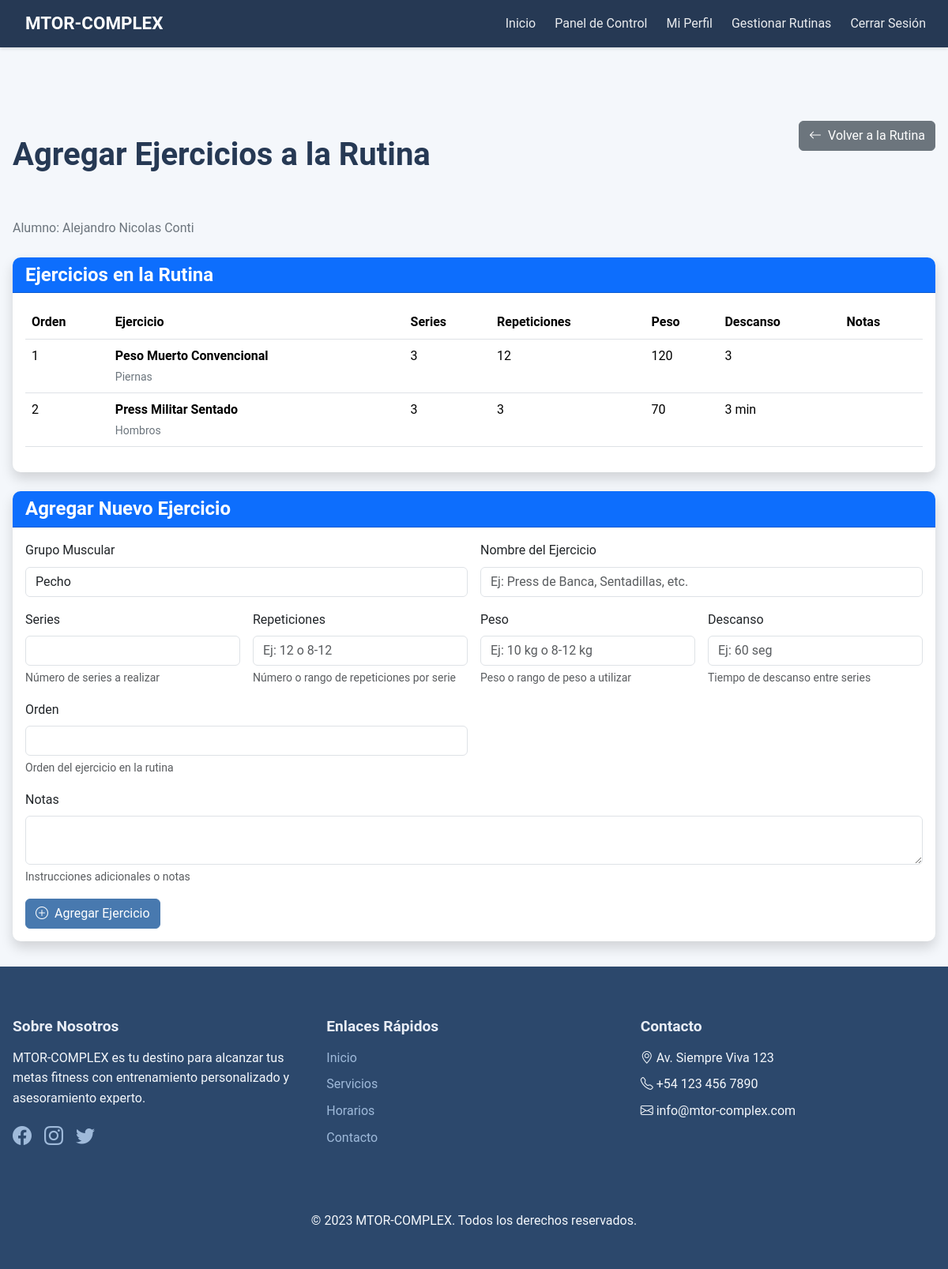
The app's page /gimnasio/profesor/rutina/1/ejercicios/ (signed in) with its own data.
### gimnasio/models.py (models this page shows, shortened)
class Rutina(models.Model):
    nombre = models.CharField(max_length=100, default='Nueva Rutina')
    descripcion = models.TextField(blank=True)
    alumno = models.ForeignKey(Alumno, on_delete=models.CASCADE, related_name='rutinas')
    profesor = models.ForeignKey(User, on_delete=models.CASCADE, related_name='rutinas_asignadas')
    fecha_creacion = models.DateTimeField(auto_now_add=True)
    fecha_actualizacion = models.DateTimeField(auto_now=True)
    ejercicios = models.ManyToManyField(Ejercicio, through='RutinaEjercicio')
    activa = models.BooleanField(default=True)
    class Meta:
        verbose_name = "Rutina"
        verbose_name_plural = "Rutinas"
        ordering = ['-fecha_creacion']

class Alumno(models.Model):
    usuario = models.OneToOneField(User, on_delete=models.CASCADE)
    nombre = models.CharField(max_length=100)
    edad = models.IntegerField()
    altura = models.FloatField(help_text='Altura en centímetros')
    peso = models.FloatField(help_text='Peso en kilogramos')
    fecha_registro = models.DateTimeField(auto_now_add=True)
    activo = models.BooleanField(default=True)
    profesor = models.ForeignKey(
        User,
        on_delete=models.SET_NULL,
        null=True,
        blank=True,
        related_name='alumnos_asignados'
    )
    dias_asistencia = models.ManyToManyField(DiaAsistencia, blank=True)
    class Meta:
        verbose_name = "Alumno"
        verbose_name_plural = "Alumnos"
        ordering = ['nombre']

class RutinaEjercicio(models.Model):
    rutina = models.ForeignKey(Rutina, on_delete=models.CASCADE)
    ejercicio = models.ForeignKey(Ejercicio, on_delete=models.CASCADE)
    series = models.IntegerField()
    repeticiones = models.CharField(max_length=50)  # Permite rangos como "8-12"
    peso = models.CharField(max_length=50, blank=True)  # Permite rangos o "Peso corporal"
    descanso = models.CharField(max_length=50)  # Ejemplo: "60 segundos"
    orden = models.IntegerField()
    notas = models.TextField(blank=True)
    class Meta:
        verbose_name = "Ejercicio de Rutina"
        verbose_name_plural = "Ejercicios de Rutina"
        ordering = ['orden']

class Ejercicio(models.Model):
    nombre = models.CharField(max_length=100)
    descripcion = models.TextField()
    grupo_muscular = models.CharField(max_length=50, default='General')
    imagen_url = models.URLField(blank=True, null=True)
    video_url = models.URLField(blank=True, null=True)
    creado_por = models.ForeignKey(User, on_delete=models.CASCADE, null=True, blank=True)
    fecha_creacion = models.DateTimeField(default=timezone.now)
    class Meta:
        verbose_name = "Ejercicio"
        verbose_name_plural = "Ejercicios"
        ordering = ['nombre']

### gimnasio/views.py (the view)
# urls.py: path('profesor/rutina/<int:rutina_id>/ejercicios/', views.agregar_ejercicios_rutina, name='agregar_ejercicios_rutina'),
@login_required
@user_passes_test(es_profesor)
def agregar_ejercicios_rutina(request, rutina_id):
    rutina = get_object_or_404(Rutina, id=rutina_id)
    if request.method == 'POST':
        form = RutinaEjercicioForm(request.POST)
        if form.is_valid():
            detalle = form.save(commit=False)
            detalle.rutina = rutina
            detalle.save()
            messages.success(request, 'Ejercicio agregado a la rutina.')
            return redirect('gimnasio:agregar_ejercicios_rutina', rutina_id=rutina.id)
    else:
        form = RutinaEjercicioForm()
    ejercicios_actuales = rutina.ejercicios.through.objects.filter(rutina=rutina).order_by('orden')
    return render(request, 'gimnasio/rutinas/agregar_ejercicios.html', {
        'form': form,
        'rutina': rutina,
        'ejercicios': ejercicios_actuales
    })

### gimnasio/views.py (called while the page is built)
def es_profesor(user):
    if not user.is_authenticated:
        return False
    try:
        return user.perfil.es_profesor
    except:
        return False

### gimnasio/templates/gimnasio/rutinas/agregar_ejercicios.html (shortened to what this page needs)
{% extends 'gimnasio/base.html' %}
{% block contenido %}
<div class="page-content">
    <div class="main-container">
        <div class="d-flex justify-content-between align-items-center mb-4">
            <h1 class="page-title">Agregar Ejercicios a la Rutina</h1>
            <a href="{% url 'gimnasio:detalle_rutina' rutina.id %}" class="btn btn-secondary">
                <i class="bi bi-arrow-left me-2"></i>Volver a la Rutina
            </a>
        </div>
        <p class="text-muted mb-4">Alumno: {{ rutina.alumno.nombre }}</p>
        <div class="card shadow mb-4">
            <div class="card-header bg-primary text-white">
                <h4 class="card-title mb-0">Ejercicios en la Rutina</h4>
            </div>
            <div class="card-body">
                {% if ejercicios %}
                    <div class="table-responsive">
                        <table class="table table-hover">
                            <thead>
                                <tr>
                                    <th>Orden</th>
                                    <th>Ejercicio</th>
                                    <th>Series</th>
                                    <th>Repeticiones</th>
                                    <th>Peso</th>
                                    <th>Descanso</th>
                                    <th>Notas</th>
                                </tr>
                            </thead>
                            <tbody>
                                {% for detalle in ejercicios %}
                                <tr>
                                    <td>{{ detalle.orden }}</td>
                                    <td>
                                        <strong>{{ detalle.ejercicio.nombre }}</strong>
                                        <br>
                                        <small class="text-muted">{{ detalle.ejercicio.grupo_muscular }}</small>
                                    </td>
                                    <td>{{ detalle.series }}</td>
                                    <td>{{ detalle.repeticiones }}</td>
                                    <td>{{ detalle.peso }}</td>
                                    <td>{{ detalle.descanso }}</td>
                                    <td>{{ detalle.notas|truncatechars:30 }}</td>
                                </tr>
                                {% endfor %}
                            </tbody>
                        </table>
                    </div>
                {% else %}
                    <p class="text-center text-muted mb-0">No hay ejercicios agregados aún.</p>
                {% endif %}
            </div>
        </div>
        <div class="card shadow">
            <div class="card-header bg-primary text-white">
                <h4 class="card-title mb-0">Agregar Nuevo Ejercicio</h4>
            </div>
            <div class="card-body">
                <form method="post" class="row g-3">
                    <div class="col-md-6">
                        <label for="id_grupo_muscular" class="form-label">Grupo Muscular</label>
                        {{ form.grupo_muscular }}
                    </div>
                    <div class="col-md-6">
                        <label for="id_nombre_ejercicio" class="form-label">Nombre del Ejercicio</label>
                        {{ form.nombre_ejercicio }}
                    </div>
                    <div class="col-md-3">
                        <label for="id_series" class="form-label">Series</label>
                        {{ form.series }}
                        <div class="form-text">{{ form.series.help_text }}</div>
                    </div>
                    <div class="col-md-3">
                        <label for="id_repeticiones" class="form-label">Repeticiones</label>
                        {{ form.repeticiones }}
                        <div class="form-text">{{ form.repeticiones.help_text }}</div>
                    </div>
                    <div class="col-md-3">
                        <label for="id_peso" class="form-label">Peso</label>
                        {{ form.peso }}
                        <div class="form-text">{{ form.peso.help_text }}</div>
                    </div>
                    <div class="col-md-3">
                        <label for="id_descanso" class="form-label">Descanso</label>
                        {{ form.descanso }}
                        <div class="form-text">{{ form.descanso.help_text }}</div>
                    </div>
                    <div class="col-md-6">
                        <label for="id_orden" class="form-label">Orden</label>
                        {{ form.orden }}
                        <div class="form-text">{{ form.orden.help_text }}</div>
                    </div>
                    <div class="col-12">
                        <label for="id_notas" class="form-label">Notas</label>
                        {{ form.notas }}
                        <div class="form-text">{{ form.notas.help_text }}</div>
                    </div>
                    <div class="col-12">
                        <button type="submit" class="btn btn-primary">
                            <i class="bi bi-plus-circle me-2"></i>Agregar Ejercicio
                        </button>
                    </div>
                </form>
            </div>
        </div>
    </div>
</div>
{% endblock %}

### gimnasio/static/gimnasio/css/styles.css (style rules this page uses)
:root { --color-50: #f4f7fb; --color-100: #e8edf6; --color-200: #ccd9eb; --color-300: #9fbada; --color-400: #6b96c5; --color-500: #4879af; --color-600: #365f93; --color-700: #2d4d77; --color-800: #2c486c; --color-900: #263954; --color-950: #192538; --transition-smooth: all 0.3s cubic-bezier(0.4, 0, 0.2, 1); --shadow-sm: 0 2px 4px rgba(0,0,0,0.1); --shadow-md: 0 4px 6px rgba(0,0,0,0.1); --shadow-lg: 0 10px 15px rgba(0,0,0,0.1); --navbar-height: 60px; --footer-height: auto; --primary-color: #007bff; --secondary-color: #6c757d; }
html { height: 100%; }
body { min-height: 100vh; display: flex; flex-direction: column; font-family: 'Roboto', sans-serif; line-height: 1.6; color: var(--color-900); background-color: var(--color-50); }
.btn { transition: all 0.3s ease; white-space: nowrap; }
.btn-primary { background: var(--color-500); border-color: var(--color-500); }
h1, h2, h3, h4, h5, h6 { font-weight: 700; line-height: 1.2; margin-bottom: 1rem; }
h1 { font-size: 2.5rem; }
.card { border: none; border-radius: 10px; transition: var(--transition-smooth); box-shadow: var(--shadow-sm); overflow: hidden; }
.page-content { min-height: 100vh; background-color: var(--color-50); display: flex; flex-direction: column; }
.page-title { margin-top: 5rem; margin-bottom: 2rem; color: var(--color-900); font-weight: 600; }
h1:not(.hero-section h1) { margin-top: 5rem; margin-bottom: 2rem; }
.main-container { padding: 1rem; width: 100%; max-width: 1200px; margin: 0 auto; }
.page-content { padding-top: 60px; min-height: calc(100vh - 60px); background-color: var(--color-50); }
.text-muted { color: #6c757d !important; }
.main-container { padding: 2rem 1rem; width: 100%; max-width: 1200px; margin: 0 auto; }

### records on screen
Rutina: alumno.nombre "Alejandro Nicolas Conti"
RutinaEjercicio: orden "1", ejercicio.nombre "Peso Muerto Convencional", ejercicio.grupo_muscular "Piernas", series "3", repeticiones "12", peso "120", descanso "3"
RutinaEjercicio: orden "2", ejercicio.nombre "Press Militar Sentado", ejercicio.grupo_muscular "Hombros", series "3", repeticiones "3", peso "70", descanso "3 min"
